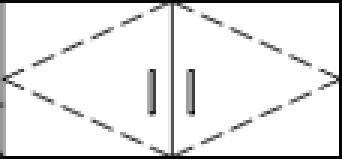
#> input picture templates/t1.png, 114 x 53 px (shown 3 times larger); its folder holds only this picture in this run
$ python detect_wall_cabinets.py --img templates/t1.png
#> lines starting #> are read from the running program, lines starting #| are printed output that depends on the picture; after the words box and inside, x2 and y2 are one past the last pixel; in counts of white or black regions, pixels touching at a corner belong together
import numpy as np
import cv2
from glob import glob
from skimage import measure
import pandas as pd
import os
from tqdm import tqdm
import config
import argparse


def area_filter(min_area, input_image):
    """Filters out small interconnected areas of pixels and leaves only ones
       with bigger amount of pixels than min_area

    Parameters
    ----------
    min_area : int
        minimal amount of interconnected pixels
    input_image : numpy.array
        The image itself

    Returns
    -------
    numpy array
        Binary image with white background and black blueprints
    """
    # Perform an area filter on the binary blobs:
    components_number, labeled_image, component_stats, component_centroids = \
        cv2.connectedComponentsWithStats(input_image, connectivity=4)

    # Get the indices/labels of the remaining components based on the area stat
    # (skip the background component at index 0)
    remaining_component_labels = [i for i in range(1, components_number) if component_stats[i][4] >= min_area]

    # Filter the labeled pixels based on the remaining labels,
    # assign pixel intensity to 255 (uint8) for the remaining pixels
    filtered_image = np.where(np.isin(labeled_image, remaining_component_labels), 255, 0).astype('uint8')

    return filtered_image


def get_bottom_mask(img_gray, min_area1=200000, min_area2=50000, erode_iterations=2, dilate_iterations=4):
    """Creates the mask of bottom half of each blueprint

    Parameters
    ----------
    img_gray : numpy.array
        The grayscaled image itself
    min_area1 : int, optional
        A minimal number of pixels that is considered as a distinct area in step1(default is
        200000)
    min_area2 : int, optional
        A minimal number of pixels that is considered as a distinct area in step2(default is
        50000)
    erode_iterations : int, optional
        A number of erosion iterations to remove noise(default is 2)
    dilate_iterations : int, optional
        A number of dilation iterations to restore blueprint size(default is 2)


    Returns
    -------
    numpy.array
        A mask with marked bottoms of each blueprint
    """
    # Separating blueprints
    mask = cv2.inRange(img_gray, 255, 255)

    mask = area_filter(min_area1, mask)

    mask = cv2.erode(mask, None, iterations=erode_iterations)
    mask = cv2.dilate(mask, None, iterations=dilate_iterations)

    mask = 255 - area_filter(min_area2, 255 - mask)

    labels = measure.label(mask // 255, background=1)

    # Creating mask

    bottom_mask = np.zeros(labels.shape)

    for i in np.unique(labels):
        if i == 0:
            continue
        ys_spot, xs_spot = np.where(labels == i)

        limit = (np.max(ys_spot) + np.min(ys_spot)) / 2

        bottom_mask[(ys_spot[np.where(ys_spot > limit)], xs_spot[np.where(ys_spot > limit)])] = 1

    return bottom_mask


def run(img_path):
    """Runs all the functions. Saves result coordinates into csv file. Saves the picture
       with marked boxes.

    Parameters
    ----------
    img_path : str
        Path to the image

    Returns
    -------
    None
    """
#> called with img_path = 'templates/t1.png'
    print(f'\nProcessing {os.path.abspath(img_path)}\n')

    os.makedirs(config.save_path, exist_ok=True)

    img_orig = cv2.imread(img_path)
#> img_orig is the input picture: shape (53, 114, 3); min 0, max 255, mean 231.9
    img_gray = cv2.cvtColor(img_orig.copy(), cv2.COLOR_BGR2GRAY)

    result_dict = {'start_y': [], 'end_y': [], 'start_x': [], 'end_x': []}

    bottom_mask = get_bottom_mask(img_gray)  # Masking botton of each blueprint to avoid detecting boxes there
#> in get_bottom_mask, `mask = cv2.inRange(img_gray, 255, 255)`:
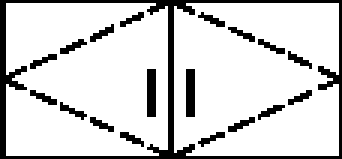
#> mask: shape (53, 114) (shown 3 times larger); 83.6% white; black in thin lines or dots
#> in area_filter, `components_number, labeled_image, component_stats, component_centroids..`:
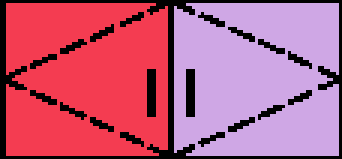
#> labeled_image: shape (53, 114) int32 (shown 3 times larger); 3 distinct labels, from 0 to 2; one colour per label, 0 black
#> in area_filter, `components_number, labeled_image, component_stats, component_centroids..`: components_number = 3; component_stats = [[0, 0, 114, 53, 993], [2, 1, 54, 51, 2500], [58, 1, 55, 51, 2549]]; component_centroids = [[53.71, 26.36], [28.11, 25.94], [85.43, 25.92]]
#> in area_filter, `remaining_component_labels = [i for i in range(1, components_number) i..`: remaining_component_labels = []
#> in area_filter, `filtered_image = np.where(np.isin(labeled_image, remaining_component_l..`: filtered_image: shape (53, 114); every value is 0
#> in area_filter (call 2), `components_number, labeled_image, component_stats, component_centroids..`: labeled_image: shape (53, 114) int32; every value is 1
#> in area_filter (call 2), `components_number, labeled_image, component_stats, component_centroids..`: input_image: shape (53, 114); every value is 255
#> in get_bottom_mask, `labels = measure.label(mask // 255, background=1)`: labels: shape (53, 114) int64; every value is 0
#> the loop in get_bottom_mask, `for i in np.unique(labels):` made 1 pass

    viz_img = img_orig.copy()

    img = cv2.cvtColor(img_orig, cv2.COLOR_BGR2GRAY)

    cover_mask = np.zeros(viz_img.shape[:2])  # Mark used areas for duplicates removal

    templates = sorted(glob(f'{config.templates_path}/*.png'), key=lambda x: 'half' in x)

    for t in tqdm(templates, desc="Applying templates"):
        template_orig = cv2.imread(t)
        w = template_orig.shape[1]
#> w = 114
        # Width of the template not always exactly matches actual width of wall cabinets on the blueprints
        # So I try different width number
        for i in reversed(range(int(-w + w / config.size_mult), int(w - w / config.size_mult))):
            template = cv2.cvtColor(template_orig, cv2.COLOR_BGR2GRAY)
            template = cv2.resize(template, (template.shape[1] + i, template.shape[0]))

            result = cv2.matchTemplate(img, template, cv2.TM_CCOEFF_NORMED)

            # Higher confidence goes first
            ys, xs = np.where(result >= config.conf_thr)
            order = result[(ys, xs)].argsort()[::-1]
            ys, xs = ys[order], xs[order]

            for y, x in zip(ys, xs):
                # Check whether the area is already used by another sample
                # Wall cabinets are never situated at the bottom of the image so we don't need those detections
                if cover_mask[y, x] != 1 and bottom_mask[y, x] != 1:
                    start_x, start_y = x, y
                    end_x = start_x + template.shape[1]
                    end_y = start_y + template.shape[0]

                    viz_img = cv2.rectangle(viz_img, (start_x, start_y), (end_x, end_y), (255, 0, 0), 3)

                    result_dict['start_y'].append(start_y)
                    result_dict['end_y'].append(end_y)
                    result_dict['start_x'].append(start_x)
                    result_dict['end_x'].append(end_x)

                    cover_mask[start_y - 10: end_y - 10, start_x - 10: end_x - 10] = 1
#> this loop made 52 passes
#> (ys, xs, order) on passes 6, 8, 9, 10, 11, 12, 13, 14, 15, 16, 17, 18: ([0], [10], [0]), ([0], [9], [0]), ([0, 0], [9, 8], [1, 0]), ([0, 0], [8, 16], [0, 1]), ([0, 0, 0], [8, 7, 15], [1, 0, 2]), ([0, 0], [7, 14], [0, 1]), ([0, 0, 0], [7, 6, 13], [1, 0, 2]), ([0, 0, 0], [6, 12, 7], [0, 2, 1]), ([0, 0, 0], [6, 5, 11], [1, 0, 2]), ([0, 0, 0], [5, 6, 4], [1, 2, 0]), ([0, 0, 0], [5, 4, 9], [1, 0, 2]), ([0, 0, 0, 0], [4, 5, 3, 8], [1, 2, 0, 3])
#> (result, ys, order) on passes 22, 23, 24, 25, 27, 28: ([[0.706, 0.77, 0.857, 0.765, 0.763]], [0, 0, 0, 0, 0], [2, 1, 3, 4, 0]), ([[0.757, 0.855, 0.852, 0.811]], [0, 0, 0, 0], [1, 2, 3, 0]), ([[0.791, 0.909, 0.846]], [0, 0, 0], [1, 2, 0]), ([[0.891, 0.952]], [0, 0], [1, 0]), ([[0.885, 0.951]], [0, 0], [1, 0]), ([[0.786, 0.902, 0.841]], [0, 0, 0], [1, 2, 0])
#> pass 1, in run, `template = cv2.resize(template, (template.shape[1] + i, template.shape..`:
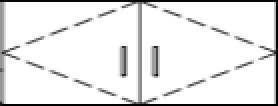
#> template: shape (53, 139) (shown 2 times larger); min 0, max 255, mean 231.8
#> pass 2, in run, `template = cv2.resize(template, (template.shape[1] + i, template.shape..`:
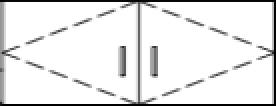
#> template: shape (53, 138) (shown 2 times larger); min 0, max 255, mean 231.8
#> pass 3, in run, `template = cv2.resize(template, (template.shape[1] + i, template.shape..`:
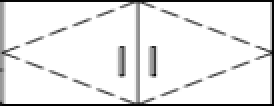
#> template: shape (53, 137) (shown 2 times larger); min 0, max 255, mean 231.8
#> after the loop:
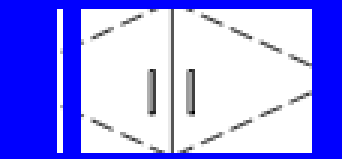
#> viz_img: shape (53, 114, 3) (shown 3 times larger); mean B, G, R 247.6, 152.7, 152.7

    cv2.imwrite(f'{config.save_path}/{os.path.basename(img_path)}_marked_image.png', viz_img)
    df = pd.DataFrame(result_dict)
    df.to_csv(f'{config.save_path}/{os.path.basename(img_path)}_result_df.csv', index=False)

    print(f'\nResults are saved to {os.path.abspath(config.save_path)}\n')


if __name__ == '__main__':
    parser = argparse.ArgumentParser(description='Detects wall cabinets in images')
    parser.add_argument('--img', required=True, help='path to the image/images dir')

    args = parser.parse_args()

    images = glob(f'{args.img}/*') if os.path.isdir(args.img) else [args.img]

    for im in images:
        try:
            run(im)
        except Exception as e:
            print(e)
            continue

$ run again, on templates/t5_half.png
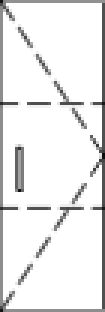
#> input picture templates/t5_half.png, 35 x 104 px (shown 3 times larger)
#> in run, img_orig is the input picture: shape (104, 35, 3); min 10, max 255, mean 235.2
#> in get_bottom_mask, `mask = cv2.inRange(img_gray, 255, 255)`:
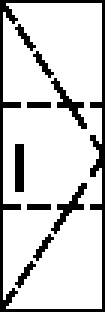
#> mask: shape (104, 35) (shown 3 times larger); 82.2% white; black in thin lines or dots
#> labeled_image: shape (104, 35) int32; values 0 (black) and 1 (white), 82.2% white; black in thin lines or dots
#> components_number = 2; component_stats = [[0, 0, 35, 104, 648], [1, 1, 33, 102, 2992]]; component_centroids = [[15.99, 51.81], [17.22, 51.43]]
#> remaining_component_labels = []
#> filtered_image: shape (104, 35); every value is 0
#> labeled_image: shape (104, 35) int32; every value is 1
#> input_image: shape (104, 35); every value is 255
#> labels: shape (104, 35) int64; every value is 0
#> the loop in get_bottom_mask, `for i in np.unique(labels):` made 1 pass
#> the loop in run, `for i in reversed(range(int(-w + w / config.size_mult), int(w - w / co..` made 16 passes
#> result on passes 3, 4, 5, 11, 12, 13: [[0.502, 0.543, 0.504, 0.472, 0.466, 0.581]], [[0.543, 0.58, 0.533, 0.533, 0.6]], [[0.595, 0.624, 0.607, 0.668]], [[0.574, 0.571, 0.522, 0.653]], [[0.517, 0.525, 0.497, 0.429, 0.593]], [[0.473, 0.487, 0.462, 0.427, 0.349, 0.598]]
#> after the loop in run, `for i in reversed(range(int(-w + w / config.size_mult), int(w - w / co..`:
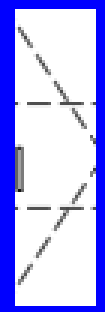
#> viz_img: shape (104, 35, 3) (shown 3 times larger); mean B, G, R 247.4, 179.7, 179.7

$ run again, on templates/t2.png
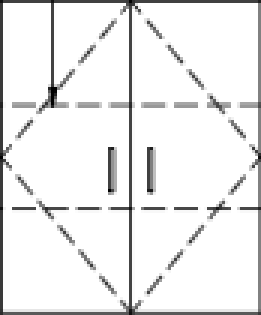
#> input picture templates/t2.png, 87 x 105 px (shown 3 times larger)
#> in run, img_orig is the input picture: shape (105, 87, 3); min 0, max 255, mean 236.3
#> mask: shape (105, 87); 83% white; black in thin lines or dots
#> in area_filter, `components_number, labeled_image, component_stats, component_centroids..`:
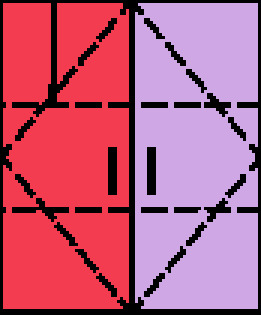
#> labeled_image: shape (105, 87) int32 (shown 3 times larger); 3 distinct labels, from 0 to 2; one colour per label, 0 black
#> components_number = 3; component_stats = [[0, 0, 87, 105, 1549], [1, 1, 42, 102, 3804], [45, 1, 41, 102, 3782]]; component_centroids = [[42.02, 53.57], [21.34, 51.99], [65.19, 51.37]]
#> remaining_component_labels = []
#> filtered_image: shape (105, 87); every value is 0
#> labeled_image: shape (105, 87) int32; every value is 1
#> input_image: shape (105, 87); every value is 255
#> labels: shape (105, 87) int64; every value is 0
#> the loop in get_bottom_mask, `for i in np.unique(labels):` made 1 pass
#> the loop in run, `for i in reversed(range(int(-w + w / config.size_mult), int(w - w / co..` made 40 passes
#> (result, ys, xs, order) on passes 16, 17, 18, 20, 22, 23, 24: ([[0.561, 0.58, 0.726, 0.517, 0.463]], [0], [2], [0]), ([[0.637, 0.741, 0.694, 0.532]], [0], [1], [0]), ([[0.684, 0.826, 0.579]], [0], [1], [0]), ([1], [0], [0], [0]), ([[0.674, 0.807, 0.566]], [0], [1], [0]), ([[0.63, 0.711, 0.67, 0.522]], [0], [1], [0]), ([[0.549, 0.546, 0.716, 0.491, 0.451]], [0], [2], [0])
#> after the loop in run, `for i in reversed(range(int(-w + w / config.size_mult), int(w - w / co..`:
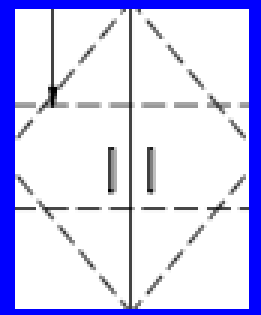
#> viz_img: shape (105, 87, 3) (shown 3 times larger); 14.61% of pixels changed, all inside (x1, y1, x2, y2) = (0, 0, 87, 105)

$ run again, on templates/t4_half.png
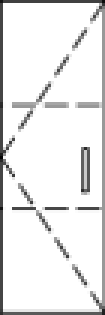
#> input picture templates/t4_half.png, 35 x 105 px (shown 3 times larger)
#> in run, img_orig is the input picture: shape (105, 35, 3); min 4, max 255, mean 233.8
#> in get_bottom_mask, `mask = cv2.inRange(img_gray, 255, 255)`:
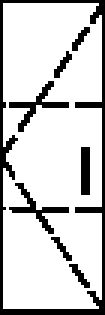
#> mask: shape (105, 35) (shown 3 times larger); 81.4% white; black in thin lines or dots
#> labeled_image: shape (105, 35) int32; values 0 (black) and 1 (white), 81.4% white; black in thin lines or dots
#> components_number = 2; component_stats = [[0, 0, 35, 105, 684], [1, 1, 33, 102, 2991]]; component_centroids = [[17.95, 54.49], [16.78, 51.43]]
#> remaining_component_labels = []
#> filtered_image: shape (105, 35); every value is 0
#> labeled_image: shape (105, 35) int32; every value is 1
#> input_image: shape (105, 35); every value is 255
#> labels: shape (105, 35) int64; every value is 0
#> the loop in get_bottom_mask, `for i in np.unique(labels):` made 1 pass
#> the loop in run, `for i in reversed(range(int(-w + w / config.size_mult), int(w - w / co..` made 16 passes
#> result on passes 3, 4, 12, 13: [[0.651, 0.537, 0.537, 0.541, 0.593, 0.532]], [[0.668, 0.6, 0.565, 0.616, 0.568]], [[0.664, 0.5, 0.538, 0.576, 0.546]], [[0.667, 0.426, 0.5, 0.505, 0.56, 0.503]]
#> after the loop in run, `for i in reversed(range(int(-w + w / config.size_mult), int(w - w / co..`:
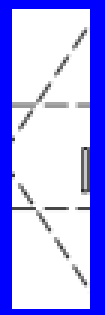
#> viz_img: shape (105, 35, 3) (shown 3 times larger); mean B, G, R 247.4, 172.8, 172.8
